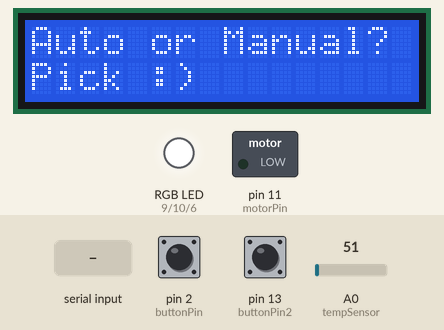
Simulated run of this sketch. Board: Arduino Uno, built with avr-gcc and run on an emulated ATmega328P. Shown: 16×2 character LCD, switched loads named in the sketch (green lamp = pin HIGH), an RGB LED mixed from three pins (HIGH = lit). The inputs (shaded band) are chosen by the test bench; at power-on: pin 2 (buttonPin) HIGH, A0 (tempSensor) = 51, pin 13 (buttonPin2) HIGH. What the sketch prints to the serial monitor is not drawn.

Above: at 1.2 s.
1.3 s: "Automatic" received over Serial
At 4.1 s:
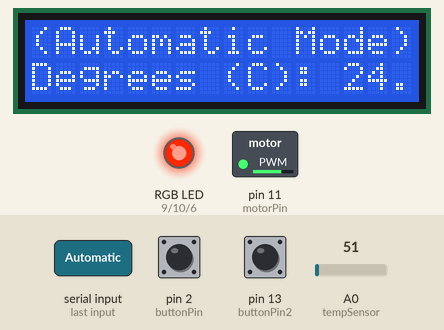
4.3 s: pin 2 (buttonPin) pulled LOW for 1 s
At 5.0 s:
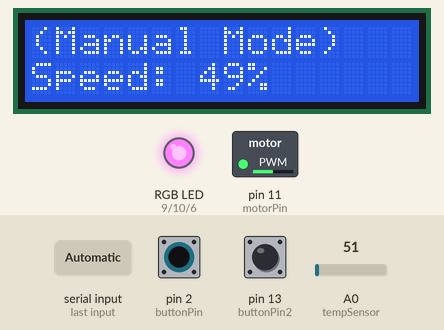
7.6 s: A0 (tempSensor) set to 64
At 10.3 s:
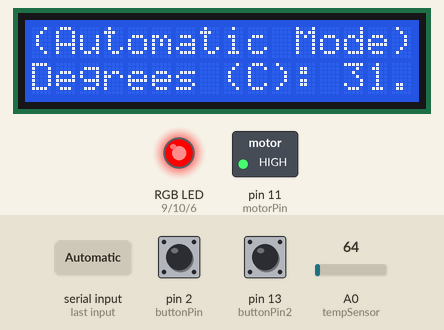
10.6 s: A0 (tempSensor) set to 30
At 13.3 s:
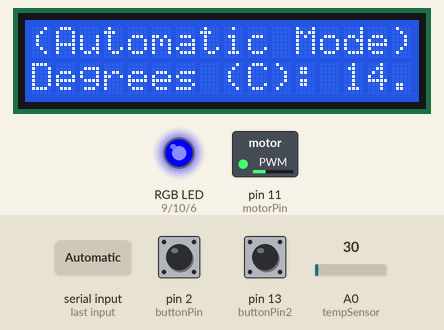
13.6 s: pin 13 (buttonPin2) pulled LOW for 1 s
At 14.38 s:
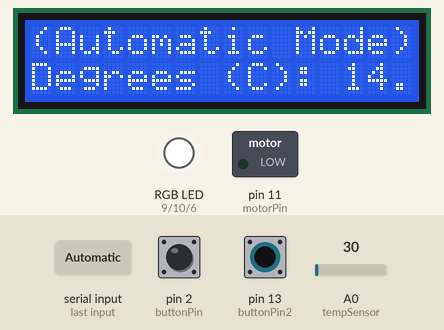
16.1 s: "automatic" received over Serial
At 19.0 s:
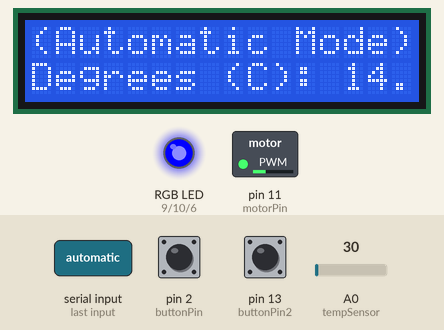
Timing chart, 0 to 20.1 s (numbered marks = the images above; inputs shaded):
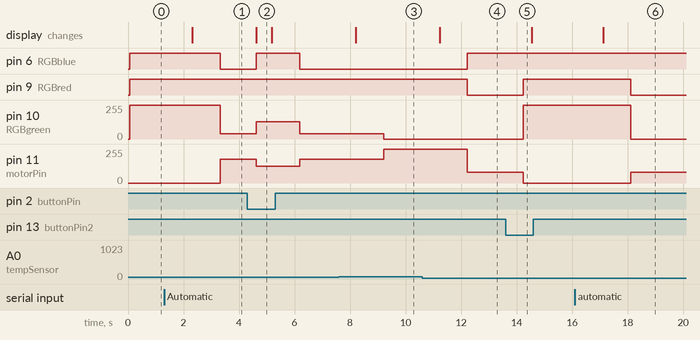

The sketch:

temperature_controlled_fan.ino
```cpp
// Library Installation //
#include <LiquidCrystal.h>

// LCD Pin Variables //
const int RS = 3;
const int E = 4;
const int D4 = 5;
const int D5 = 7;
const int D6 = 8;
const int D7 = 12;

// Enabling LiquidCrystal //
LiquidCrystal lcd(RS, E, D4, D5, D6, D7);

// Hardware / Pin Variable Settings //
const int buttonPin = 2;
const int buttonPin2 = 13;
const int RGBred = 9;
const int RGBgreen = 10;
const int RGBblue = 6;
const int motorPin = 11;
const int tempSensor = A0;
const int potPin = A4;

// Motor Speed Variables //
const int fspinSpeed = 255;
const int mspinSpeed = 180;
const int lspinSpeed = 80;
const int xspinSpeed = 0;

// LED Brightness Variables //
const int Fbrightness = 255;

// Input / Output Variables //
int buttonRead;
int buttonRead2;
int readValue;
float Volts;
int tempConvert;
int Temperature;
int potRead;
int potWrite;
String myMode;

// Mode Variables //
bool manualMode = true;
int speedPercent;


void setup() {
  // Serial Communication Initialisation //
  Serial.begin(9600);

  // Output Device Initialisation //
  pinMode(motorPin, OUTPUT);

  // Sensor Initialisation //
  pinMode(tempSensor, INPUT);

  // RGB LED Initialisation //
  pinMode(RGBred, OUTPUT);
  pinMode(RGBgreen, OUTPUT);
  pinMode(RGBblue, OUTPUT);

  // Button Initialisation //
  pinMode(buttonPin, INPUT_PULLUP);
  pinMode(buttonPin2, INPUT_PULLUP);

  // Potentiometer Initilisation
  pinMode(potPin, INPUT);

  // LCD Initilisation //
  lcd.begin(16,2);
}

void loop() {
  // Start-Up Screen //
  lcd.clear();
  lcd.setCursor(0,0);
  lcd.print("Auto or Manual?");
  lcd.setCursor(0, 1);
  lcd.print("Pick :)");

  // System Idle RGBLED Colour //
  analogWrite(RGBgreen, 255);
  analogWrite(RGBblue, 255);
  analogWrite(RGBred, 255);

  // User Mode Selection //
  Serial.println("Which mode would you would you like (Automatic? / Manual?)"); // Ask User for Input
  while(Serial.available()==0) { }
  myMode = Serial.readString(); // Gets User Input
  myMode.trim();

  // Mode Selection Logic //
  if(myMode == "Automatic" || myMode == "automatic" || myMode == "Auto" || myMode == "auto" ) {
    manualMode = false;
  }


  else if(myMode == "Manual" || myMode == "manual" || myMode == "Man" || myMode == "man") {
      manualMode = true;
  }
  while(true){
  // Button State Reading //
  buttonRead = digitalRead(buttonPin);
  buttonRead2 = digitalRead(buttonPin2);

  // Mode Toggle Button //
  if(buttonRead == LOW) {
    manualMode = !manualMode;
    delay(300);
  }

  // System Reset / Exit Button //
  if(buttonRead2 == LOW) {
    analogWrite(motorPin, 0);
    analogWrite(RGBgreen, 255);
    analogWrite(RGBblue, 255);
    analogWrite(RGBred, 255);
    delay(300);
    break;
  }
  // Manual Mode Operation //
  if(manualMode){

    // Potentiometer to PWM Conversion //
    buttonRead = digitalRead(buttonPin);
      potRead = analogRead(potPin);
      potWrite = map(potRead, 0, 1023, 0, 255);

      // PWM to Percentage Conversion //
      speedPercent = map(potWrite, 0, 255, 0, 100);

      // Motor Control //
      analogWrite(motorPin, potWrite);

      // Manual Mode RGB Indicator //
      analogWrite(RGBgreen, 255 - potWrite);
      analogWrite(RGBblue, 255);
      analogWrite(RGBred, 255);

      // Manual Mode LCD Display //
      lcd.setCursor(0,0);
      lcd.print("(Manual Mode)");
      lcd.print("    ");
      Serial.print("Potentiometer Read Value: ");
      lcd.setCursor(0,1);
      lcd.print("Speed: ");
      lcd.print(speedPercent);
      lcd.print("%");
      lcd.print("        ");
      // Serial Monitor Debug Output //
      Serial.println(potRead);
      Serial.println(" ");
      delay(250);
  }
  // Automatic Mode Conversion //
  else{
  // Temperature Sensor Conversion //
  readValue = analogRead(tempSensor);

  Volts = readValue * (5.0 / 1023.0);

  float temperatureC = Volts * 100.0;

  // Automatic Mode LCD Display //
  lcd.setCursor(0, 0);
  lcd.print("(Automatic Mode)");
  lcd.setCursor(0, 1);
  lcd.print("Degrees (C): ");
  lcd.print(temperatureC, 1);
  lcd.print("   ");

  // Serial Monitor Temperature Output //
  Serial.print("Raw ADC: ");
  Serial.println(readValue);

  Serial.print("Voltage: ");
  Serial.println(Volts, 3);

  Serial.print("Temperature: ");
  Serial.println(temperatureC, 1);

  delay(1000);

  // Temperature Control Logic //

  // Cool Temperature Range //
  if(temperatureC < 20.) {
    analogWrite(RGBred, 0);
    analogWrite(RGBgreen, 0);
    analogWrite(RGBblue, Fbrightness);
    analogWrite(motorPin, lspinSpeed);

  }
  // Warm Temperature Range //
  else if(temperatureC >= 20. && temperatureC <= 28. ) {
    analogWrite(RGBred, Fbrightness);
    analogWrite(RGBgreen, 40);
    analogWrite(RGBblue, 0);
    analogWrite(motorPin, mspinSpeed);

  }
  // Hot Temperature Range //
  else{
    analogWrite(RGBred, Fbrightness);
    analogWrite(RGBgreen, 0);
    analogWrite(RGBblue, 0);
    analogWrite(motorPin, fspinSpeed);
  }

  }


  }
  }
```

Measured:
- the behaviour switches between 57 and 58 on A0 (tempSensor) (found by bisection; images 2 and 3)
- after the input at 1.3 s, pin 6 (RGBblue): HIGH → LOW after 2.0 s; pin 10 (RGBgreen): 255/255 → 40/255 after 2.0 s; pin 11 (motorPin): 0/255 → 180/255 after 2.0 s; the display: changes after 1.0 s (image 1)
- after the input at 4.3 s, pin 6 (RGBblue): LOW → HIGH after 0.32 s, → LOW 1.6 s later; pin 10 (RGBgreen): 40/255 → 128/255 after 0.32 s, → 40/255 1.6 s later; pin 11 (motorPin): 180/255 → 127/255 after 0.32 s, → 180/255 1.6 s later; the display: changes after 0.33 s (image 2)
- after the input at 7.6 s, pin 10 (RGBgreen): 40/255 → 0/255 after 1.6 s; pin 11 (motorPin): 180/255 → 255/255 after 1.6 s; the display: changes after 0.60 s (image 3)
- after the input at 10.6 s, pin 6 (RGBblue): LOW → HIGH after 1.6 s; pin 9 (RGBred): HIGH → LOW after 1.6 s; pin 11 (motorPin): 255/255 → 80/255 after 1.6 s; the display: changes after 0.62 s (image 4)
- after the input at 13.6 s, pin 9 (RGBred): LOW → HIGH after 0.64 s; pin 10 (RGBgreen): 0/255 → 255/255 after 0.64 s; pin 11 (motorPin): 80/255 → 0/255 after 0.64 s
- after the input at 16.1 s, pin 9 (RGBred): HIGH → LOW after 2.0 s; pin 10 (RGBgreen): 255/255 → 0/255 after 2.0 s; pin 11 (motorPin): 0/255 → 80/255 after 2.0 s; the display: changes after 1.0 s (image 6)
